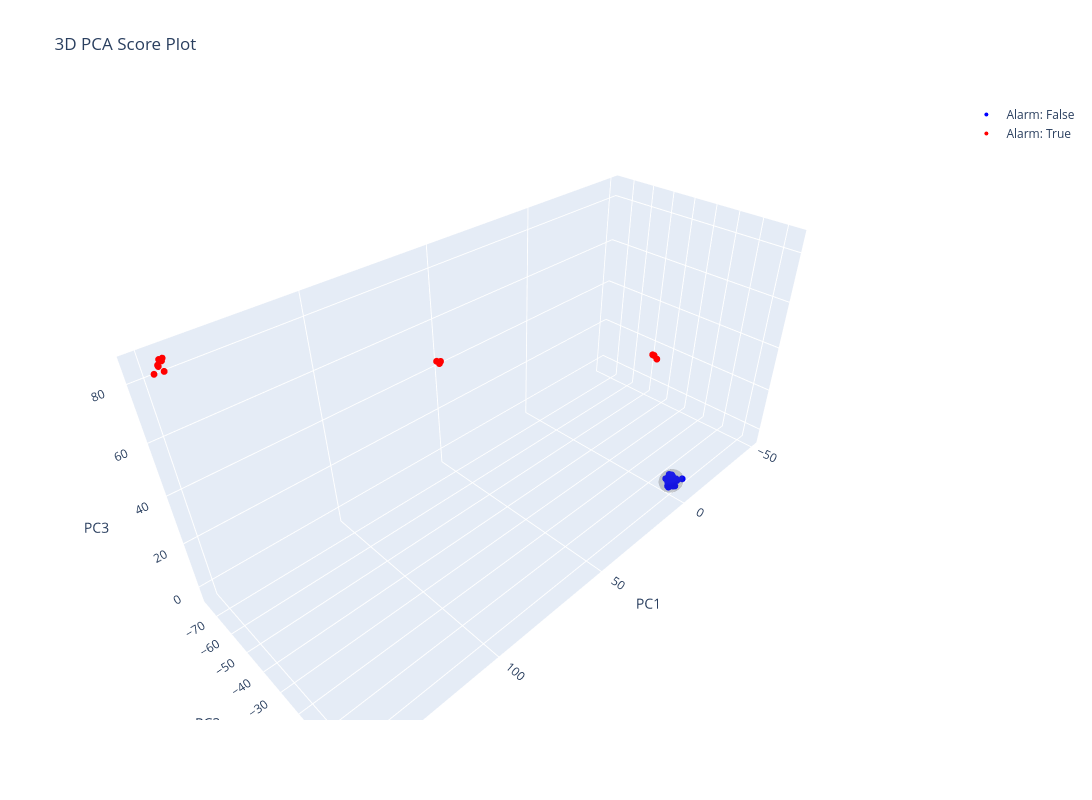

Notebook code for this chart:
### Code cell
df_plot = pd.DataFrame(scores, columns=["PC1", "PC2", "PC3"])
df_plot['Alarm'] = df_pca_final['Alarm'].values
df_plot['Status'] = df_pca_final['Status'].values

eigenvalues = pca_golden.explained_variance_
radius_x = np.sqrt(t2_threshold * eigenvalues[0])
radius_y = np.sqrt(t2_threshold * eigenvalues[1])
radius_z = np.sqrt(t2_threshold * eigenvalues[2])

# 3. Create the Ellipse Shape
phi = np.linspace(0, np.pi, 50)
theta = np.linspace(0, 2 * np.pi, 50)
phi, theta = np.meshgrid(phi, theta)

x_ellipse = radius_x * np.sin(phi) * np.cos(theta)
y_ellipse = radius_y * np.sin(phi) * np.sin(theta)
z_ellipse = radius_z * np.cos(phi)


fig = go.Figure()

for alarm_val, color in zip([False, True], ['blue', 'red']):
    mask = df_plot['Alarm'] == alarm_val
    fig.add_trace(go.Scatter3d(
        x=df_plot.loc[mask, 'PC1'],
        y=df_plot.loc[mask, 'PC2'],
        z=df_plot.loc[mask, 'PC3'],
        mode='markers',
        marker=dict(size=4, color=color),
        name=f'Alarm: {alarm_val}'
    ))

fig.add_trace(go.Surface(
    x=x_ellipse, y=y_ellipse, z=z_ellipse,
    opacity=0.2,
    showscale=False,
    colorscale=[[0, 'gray'], [1, 'gray']],
    name='95% T2 Ellipsoid'
))

fig.update_layout(
    scene=dict(
        xaxis_title='PC1',
        yaxis_title='PC2',
        zaxis_title='PC3'
    ),
    title="3D PCA Score Plot with Hotelling T2 Ellipsoid"
)

fig.update_layout(
    width=1200,
    height=800,
    scene=dict(
        xaxis_title='PC1',
        yaxis_title='PC2',
        zaxis_title='PC3'
    ),
    title="3D PCA Score Plot"
)
fig.show()

### Figure 1 — Plotly figure (JSON) as saved in the notebook; plotly's stock layout.template omitted (floating-point values rounded to 4 significant figures; data arrays with more than 128 entries replaced by an {"elided": "..."} marker saying what was removed)
{"data": [{"marker": {"color": "blue", "size": 4}, "mode": "markers", "name": "Alarm: False", "type": "scatter3d", "x": [0.826, -0.17, -4.191, -0.4627, -0.9106, -0.1826, 0.8408, -1.357, -0.2971, -2.107, 1.241, 0.3311, -0.5424, 2.854, -1.257, -1.055, -1.063, 0.8047, 0.02139, 0.2228, 0.7435, -1.056, 0.462, 0.4825, -1.657, -1.184, -0.2564, 1.424, 3.766, -0.4624, 1.406, -0.0646, 1.271, -0.05682, 1.635], "y": [2.385, -0.926, 2.213, -0.3422, 1.424, -2.148, 0.197, -0.448, -0.08076, 0.4539, -0.1879, 0.9793, 0.09313, 0.4019, -2.041, 0.8081, 1.801, -0.5735, 1.116, -0.4475, -0.2171, -0.1829, 0.6618, -0.4772, 0.4921, -0.801, -2.673, 0.6934, 1.376, -1.68, 0.284, -0.1621, -0.009245, -1.521, -0.4612], "z": [-0.6342, -0.2626, -0.1509, -1.557, 1.317, -0.04689, -1.379, 1.197, 1.072, -0.3778, 0.2701, 1.881, 0.135, -0.6095, 1.298, 0.7506, 0.654, 0.4542, -1.944, -1.38, 0.1786, 0.62, -1.576, -0.9083, -2.885, 1.827, -0.659, 1.237, 0.01138, -0.9392, 1.686, 0.1904, 0.7288, -0.1669, -0.03138]}, {"marker": {"color": "red", "size": 4}, "mode": "markers", "name": "Alarm: True", "type": "scatter3d", "x": [145.0, -46.83, -47.55, 146.0, 58.13, 145.5, 57.85, 145.3, 144.9, 146.3, 57.38, 146.9, 57.94, -48.19, 148.5], "y": [-76.07, -44.96, -43.77, -74.87, -65.79, -75.05, -67.67, -76.2, -75.11, -76.33, -66.41, -73.78, -65.33, -46.59, -74.1], "z": [84.47, 17.64, 15.95, 85.84, 50.16, 81.78, 50.17, 84.58, 85.71, 83.53, 50.32, 84.52, 51.17, 16.72, 82.61]}, {"colorscale": [[0, "gray"], [1, "gray"]], "name": "95% T2 Ellipsoid", "opacity": 0.2, "showscale": false, "type": "surface", "x": {"elided": "50x50 float values"}, "y": {"elided": "50x50 float values"}, "z": {"elided": "50x50 float values"}}], "layout": {"height": 800, "scene": {"xaxis": {"title": {"text": "PC1"}}, "yaxis": {"title": {"text": "PC2"}}, "zaxis": {"title": {"text": "PC3"}}}, "title": {"text": "3D PCA Score Plot"}, "width": 1200}}
